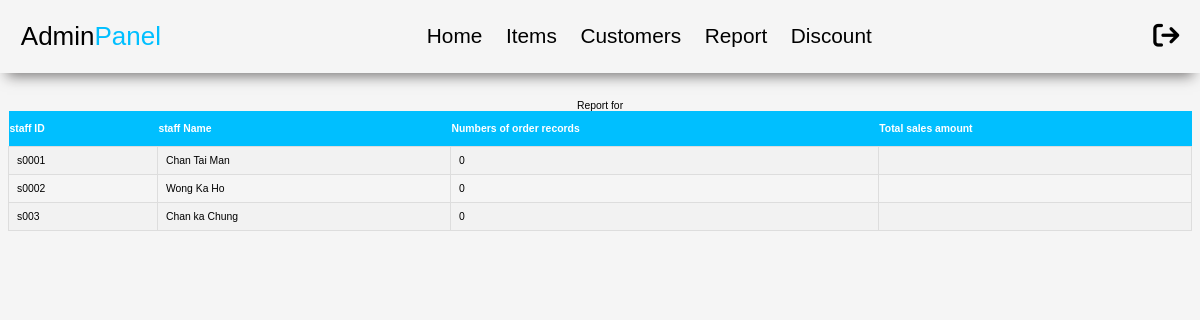
Page /admin_report.php on the committed database.
### tables this page shows
CREATE TABLE `Staff` (
  `staffID` varchar(50) NOT NULL,
  `staffName` varchar(100) NOT NULL,
  `password` varchar(50) NOT NULL,
  `position` varchar(50) NOT NULL
);

### admin_report.php (the view, shortened to what this page needs)
<!DOCTYPE html>
<html lang="en">
<head>
    <link rel="stylesheet" href="style/customer.css">
</head>
<body>
    <?php include 'admin_header.php'; ?>
    <table class="table">
    <caption>Report for
    </caption>
    <tr>
        <th>staff ID</th>
        <th>staff Name</th>
        <th>Numbers of order records</th>
        <th>Total sales amount</th>
    </tr>
    <?php
    require_once("connection/mysqli_conn.php");
    $staff = mysqli_query($conn,"SELECT * FROM staff");
    while($row = mysqli_fetch_assoc($staff)){
        $staffs[] = $row;
    }
    foreach ($staffs as $key => $res) {
        $staffID = $res['staffID'];
        $res_sql = "SELECT COUNT(*) as cnt, SUM(totalPrice) as totalSales FROM orders where staffID ='$staffID' and MONTH(dateTIme)='".substr($_POST['month'], 5,2)."' and YEAR(dateTime)='".substr($_POST['month'], 0,4)."'";
        $result = mysqli_query($conn,$res_sql);
        $cur_res = mysqli_fetch_assoc($result);
        $cnt = $cur_res['cnt'];
        $totalSales = $cur_res['totalSales'];
        echo '<tr><td>'
        .$res['staffID'].'</td><td>'
        .$res['staffName'].'</td><td>'
        .$cnt.'</td><td>'
        .$totalSales.'</td>'
        .'</tr>';
    }
    ?>
</table>
</body>
</html>

### style/customer.css (style rules this page uses)
body { background-color: whitesmoke; font-family: 'Trebuchet MS', sans-serif; }
html { font-size: 65%; overflow-x: hidden; scroll-behavior: smooth; scroll-padding-top: 6.5rem; }
.table { margin-top: 100px; font-family: Arial, Helvetica, sans-serif; border-collapse: collapse; width: 100%; }
.table td, #customers th { border: 1px solid #ddd; padding: 8px; }
.table tr:nth-child(even) { background-color: #f2f2f2; }
.table th { padding-top: 12px; padding-bottom: 12px; text-align: left; background-color: rgb(0,191,255); color: white; }

### rows in the picture
staff: staffID "s0001", staffName "Chan Tai Man", cnt "0"
staff: staffID "s0002", staffName "Wong Ka Ho", cnt "0"
staff: staffID "s003", staffName "Chan ka Chung", cnt "0"
